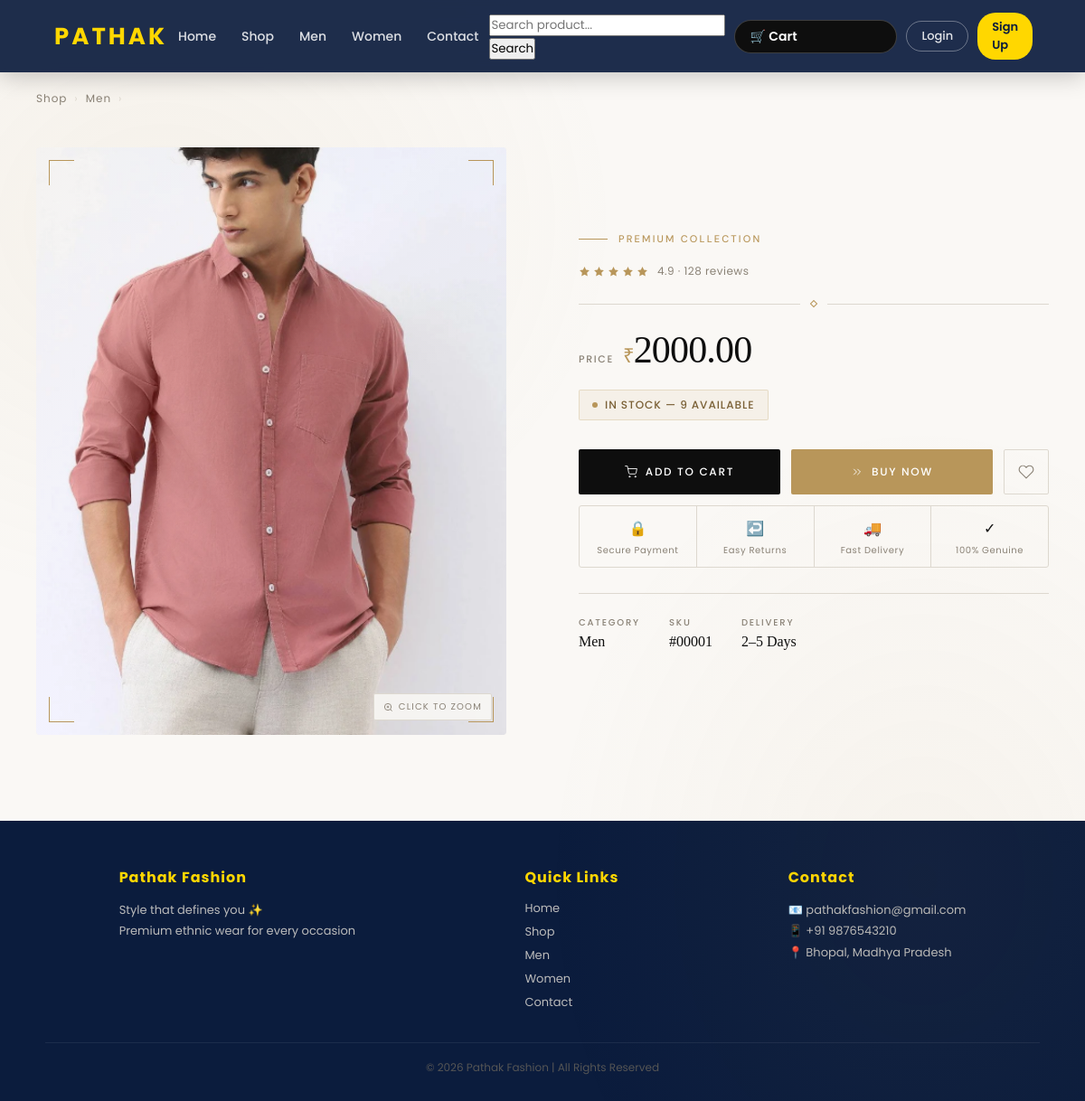
Screenshot of /shop/product/1/ with the database file from the repository.
### shop/models.py (models this page shows, shortened)
class Product(models.Model):
    product_name = models.CharField(max_length=30)
    price = models.DecimalField(max_digits=10, decimal_places=2)
    description = models.CharField(max_length=300)
    pub_date = models.DateField()
    image = models.ImageField(upload_to="products/")
    stock = models.IntegerField(default=10)
    CATEGORY_CHOICES = (
    ('men', 'Men'),
    ('women', 'Women'),
    ('kids', 'Kids'),
)
    category = models.CharField(max_length=10, choices=CATEGORY_CHOICES, default='men')
    SUBCATEGORY_CHOICES = (
        ('lehenga', 'Lehenga'),
        ('kurti', 'Kurti'),
        ('saree', 'Saree'),
        ('gown', 'Gown'),
        ('kurta', 'Kurta'),
        ('sherwani', 'Sherwani'),
        ('shirt', 'Shirt'),
        ('trouser', 'Trouser'),
    )
    subcategory = models.CharField(max_length=20, choices=SUBCATEGORY_CHOICES, default='kurti')
    is_new = models.BooleanField(default=False)
    is_best = models.BooleanField(default=False)
    discount = models.IntegerField(
        default=0,
        validators=[MinValueValidator(0), MaxValueValidator(100)]
    )

### shop/views.py (the view)
# urls.py: path('product/<int:id>/', views.product_detail, name="product_detail"),
def product_detail(request, id):
    product = get_object_or_404(Product, id=id)
    return render(request, 'product_detail.html', {'product': product})

### shop/templates/product_detail.html (shortened to what this page needs)
{% extends 'master.html' %}
{% block content %}
<div class="ambient"></div>
<nav class="breadcrumb">
  <a href="{% url 'shop' %}">Shop</a>
  <span>›</span>
  {% if product.category %}
  <a href="#">{{ product.category|title }}</a>
  <span>›</span>
  {% endif %}
</nav>
<div class="product-page">
  <div class="image-col">
    <div class="main-img-wrap" onclick="openLightbox('{{ product.image.url }}')">
      <img id="mainImage" src="{{ product.image.url }}" class="main-img" alt="{{ product.Product_name }}">
      <div class="zoom-hint">
        <svg width="11" height="11" viewBox="0 0 24 24" fill="none" stroke="currentColor" stroke-width="2"><circle cx="11" cy="11" r="8"/><line x1="21" y1="21" x2="16.65" y2="16.65"/><line x1="11" y1="8" x2="11" y2="14"/><line x1="8" y1="11" x2="14" y2="11"/></svg>
        Click to zoom
      </div>
    </div>
  </div>
  <div class="details-col">
    <p class="eyebrow">Premium Collection</p>
    <div class="rating-row">
      <div class="stars">
        <svg class="star" viewBox="0 0 24 24"><path d="M12 2l3.09 6.26L22 9.27l-5 4.87 1.18 6.88L12 17.77l-6.18 3.25L7 14.14 2 9.27l6.91-1.01L12 2z"/></svg>
        <svg class="star" viewBox="0 0 24 24"><path d="M12 2l3.09 6.26L22 9.27l-5 4.87 1.18 6.88L12 17.77l-6.18 3.25L7 14.14 2 9.27l6.91-1.01L12 2z"/></svg>
        <svg class="star" viewBox="0 0 24 24"><path d="M12 2l3.09 6.26L22 9.27l-5 4.87 1.18 6.88L12 17.77l-6.18 3.25L7 14.14 2 9.27l6.91-1.01L12 2z"/></svg>
        <svg class="star" viewBox="0 0 24 24"><path d="M12 2l3.09 6.26L22 9.27l-5 4.87 1.18 6.88L12 17.77l-6.18 3.25L7 14.14 2 9.27l6.91-1.01L12 2z"/></svg>
        <svg class="star" viewBox="0 0 24 24"><path d="M12 2l3.09 6.26L22 9.27l-5 4.87 1.18 6.88L12 17.77l-6.18 3.25L7 14.14 2 9.27l6.91-1.01L12 2z"/></svg>
      </div>
      <span class="rating-text">4.9 · 128 reviews</span>
    </div>
    <div class="luxury-divider"><span></span><i></i><span></span></div>
    <div class="price-row">
      <span class="price-label">Price</span>
      <span class="price-value"><span class="price-currency">₹</span>{{ product.price }}</span>
    </div>
    {% if product.stock > 0 %}
    <div class="stock-badge in">
      <span class="dot"></span>
      In Stock &mdash; {{ product.stock }} available
    </div>
    {% else %}
    <div class="stock-badge out">
      <span class="dot"></span>
      Out of Stock
    </div>
    {% endif %}
    {% if product.stock > 0 %}
    <div class="btn-group">
      <form action="{% url 'add_to_cart' product.id %}" method="POST" style="flex:1;display:contents;" id="cartForm">
        <button type="submit" class="btn cart-btn" id="cartBtn">
          <span class="btn-text" style="display:flex;align-items:center;gap:9px;">
            <svg width="14" height="14" viewBox="0 0 24 24" fill="none" stroke="currentColor" stroke-width="1.5" stroke-linecap="round" stroke-linejoin="round"><circle cx="9" cy="21" r="1"/><circle cx="20" cy="21" r="1"/><path d="M1 1h4l2.68 13.39a2 2 0 0 0 2 1.61h9.72a2 2 0 0 0 2-1.61L23 6H6"/></svg>
            Add to Cart
          </span>
        </button>
      </form>
      <form action="{% url 'buy_now' product.id %}" method="POST" style="flex:1;display:contents;" id="buyForm">
        <button type="submit" class="btn buy-btn" id="buyBtn">
          <span class="btn-text" style="display:flex;align-items:center;gap:9px;">
            <svg width="14" height="14" viewBox="0 0 24 24" fill="none" stroke="currentColor" stroke-width="1.5" stroke-linecap="round" stroke-linejoin="round"><polyline points="13 17 18 12 13 7"/><polyline points="6 17 11 12 6 7"/></svg>
            Buy Now
          </span>
        </button>
      </form>
      <form action="{% url 'wishlist' product.id %}" method="POST" style="display:contents;">
        <button type="submit" class="btn wishlist-btn" title="Add to Wishlist">
          <svg width="18" height="18" viewBox="0 0 24 24" fill="none" stroke="currentColor" stroke-width="1.5" stroke-linecap="round" stroke-linejoin="round"><path d="M20.84 4.61a5.5 5.5 0 0 0-7.78 0L12 5.67l-1.06-1.06a5.5 5.5 0 0 0-7.78 7.78l1.06 1.06L12 21.23l7.78-7.78 1.06-1.06a5.5 5.5 0 0 0 0-7.78z"/></svg>
        </button>
      </form>
    </div>
    {% else %}
    <div class="btn-group">
      <button class="btn btn-disabled" disabled>Unavailable</button>
    </div>
    {% endif %}
    <div class="trust-row">
      <div class="trust-item">
        <span class="trust-icon">🔒</span>
        <span class="trust-text">Secure Payment</span>
      </div>
      <div class="trust-item">
        <span class="trust-icon">↩️</span>
        <span class="trust-text">Easy Returns</span>
      </div>
      <div class="trust-item">
        <span class="trust-icon">🚚</span>
        <span class="trust-text">Fast Delivery</span>
      </div>
      <div class="trust-item">
        <span class="trust-icon">✓</span>
        <span class="trust-text">100% Genuine</span>
      </div>
    </div>
    <div class="meta-row">
      <div class="meta-item">
        <span class="meta-label">Category</span>
        <span class="meta-value">{{ product.category|default:"Curated"|title }}</span>
      </div>
      <div class="meta-item">
        <span class="meta-label">SKU</span>
        <span class="meta-value">#{{ product.id|stringformat:"05d" }}</span>
      </div>
      <div class="meta-item">
        <span class="meta-label">Delivery</span>
        <span class="meta-value">2–5 Days</span>
      </div>
    </div>
  </div>
</div>
{% endblock %}

### shop/templates/master.html (style rules this page uses)
*, *::before, *::after { margin: 0; padding: 0; box-sizing: border-box; font-family: 'Poppins', sans-serif; }
body { background: linear-gradient(-45deg, #eef1f7, #f8f9fc, #e3e8f0, #ffffff); background-size: 400% 400%; animation: gradientMove 10s ease infinite; }
.cart-btn { position: relative; background: rgba(255,255,255,0.1); color: white; padding: 7px 16px; border-radius: 20px; text-decoration: none; font-size: 14px; font-weight: 600; border: 1.5px solid rgba(255,255,255,0.2); transition: background 0.3s, transform 0.2s, color 0.3s, border-color 0.3s; display: flex; align-items: center; gap: 5px; }

### rows the page displays
Product: category "Men", image (picture), price "2000.00", stock "9", id "00001"
